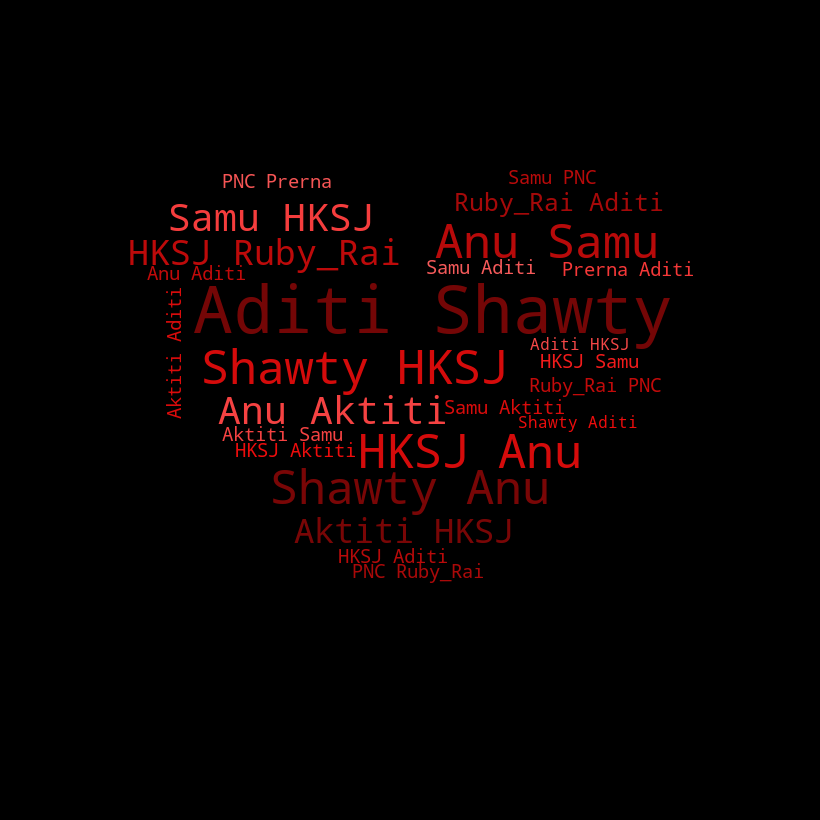

Generate this figure with Python:
from wordcloud import WordCloud, STOPWORDS
import numpy as np
from PIL import Image

# importing sample dataset from same folder
text = open("sampleWords.txt", "r").read()


# for random custom colour generation that sets hue, saturation and lightness. This creates a word cloud with different shades of red.
def random_color_func(word=None, font_size=None, position=None,  orientation=None, font_path=None, random_state=None):
    h = 360
    s = 90
    l = int(100.0 * float(random_state.randint(60, 180)) / 255.0)
    return "hsl({}, {}%, {}%)".format(h, s, l)


def createWordCloud(string):
    # breaking the mask image in pixels
    maskImageArray = np.array(Image.open("love.jpg"))
    cloud = WordCloud(background_color="black", max_words=2000, color_func=random_color_func,
                      mask=maskImageArray, stopwords=set(STOPWORDS))
    cloud.generate(string)
    cloud.to_file("wordCloud.png")


createWordCloud(text)
